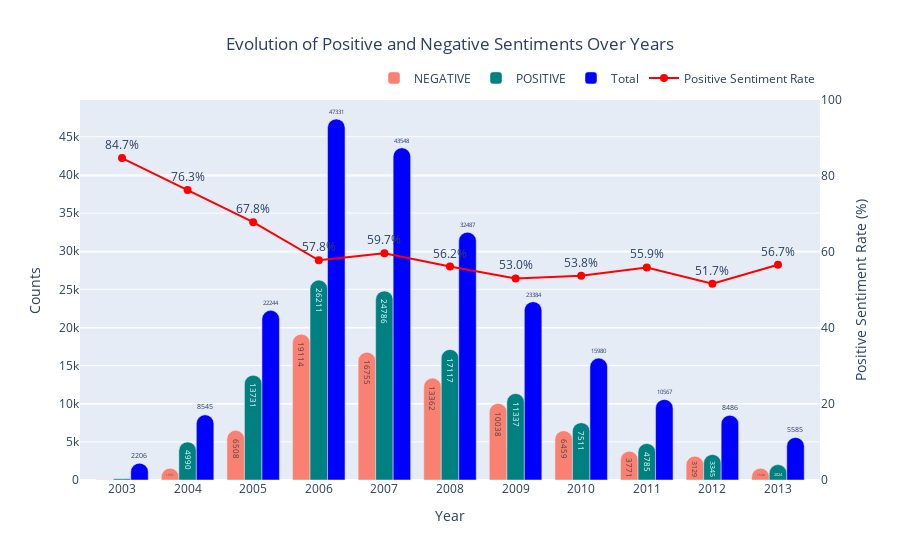

The notebook cell saved with this chart:
### Code cell
plot.plot_sentiments_byYear(data,prt=True)

### Figure 1 — Plotly figure (JSON) as saved in the notebook; plotly's stock layout.template omitted (floating-point values rounded to 4 significant figures)
{"data": [{"marker": {"color": "salmon"}, "name": "NEGATIVE", "text": [31, 1551, 6508, 19114, 16755, 13362, 10038, 6459, 3771, 3129, 1548], "textposition": "inside", "type": "bar", "x": [2003, 2004, 2005, 2006, 2007, 2008, 2009, 2010, 2011, 2012, 2013], "y": [31, 1551, 6508, 19114, 16755, 13362, 10038, 6459, 3771, 3129, 1548]}, {"marker": {"color": "teal"}, "name": "POSITIVE", "text": [172, 4990, 13731, 26211, 24786, 17117, 11337, 7511, 4785, 3345, 2024], "textposition": "inside", "type": "bar", "x": [2003, 2004, 2005, 2006, 2007, 2008, 2009, 2010, 2011, 2012, 2013], "y": [172, 4990, 13731, 26211, 24786, 17117, 11337, 7511, 4785, 3345, 2024]}, {"marker": {"color": "blue"}, "name": "Total", "text": [2206, 8545, 22244, 47331, 43548, 32487, 23384, 15980, 10567, 8486, 5585], "textposition": "outside", "type": "bar", "x": [2003, 2004, 2005, 2006, 2007, 2008, 2009, 2010, 2011, 2012, 2013], "y": [2206, 8545, 22244, 47331, 43548, 32487, 23384, 15980, 10567, 8486, 5585]}, {"line": {"color": "red", "width": 2}, "marker": {"color": "red", "size": 8}, "mode": "lines+markers+text", "name": "Positive Sentiment Rate", "text": ["84.7%", "76.3%", "67.8%", "57.8%", "59.7%", "56.2%", "53.0%", "53.8%", "55.9%", "51.7%", "56.7%"], "textposition": "top center", "type": "scatter", "x": [2003, 2004, 2005, 2006, 2007, 2008, 2009, 2010, 2011, 2012, 2013], "y": [84.73, 76.29, 67.84, 57.83, 59.67, 56.16, 53.04, 53.77, 55.93, 51.67, 56.66], "yaxis": "y2"}], "layout": {"barcornerradius": 15, "barmode": "group", "legend": {"orientation": "h", "x": 1, "xanchor": "right", "y": 1.02, "yanchor": "bottom"}, "title": {"text": "Evolution of Positive and Negative Sentiments Over Years", "x": 0.5, "xanchor": "center"}, "xaxis": {"tickvals": [2003, 2004, 2005, 2006, 2007, 2008, 2009, 2010, 2011, 2012, 2013], "title": {"text": "Year"}}, "yaxis": {"side": "left", "title": {"text": "Counts"}}, "yaxis2": {"overlaying": "y", "range": [0, 100], "side": "right", "tickformat": ".0f%", "title": {"text": "Positive Sentiment Rate (%)"}}}}
